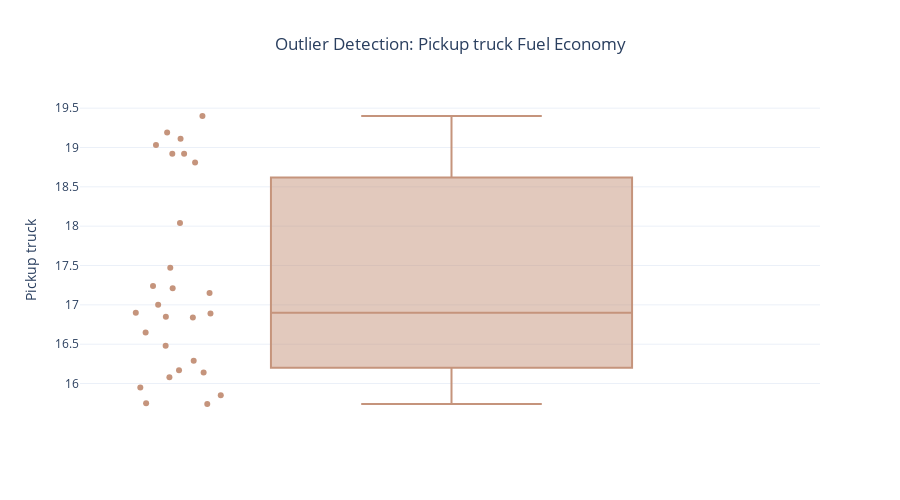

The code cell stored with this chart in its notebook:
### Code cell
''' Outlier Detection for Car Fuel Economy using Z-Score Method and Box Plot '''

# Use an existing column name from the DataFrame (e.g., "Car")
col_name = "Pickup truck"

# Compute Z-score for the selected column
fueleconomy["Z_fueleconomy"] = (
    (fueleconomy[col_name] - fueleconomy[col_name].mean())
    / fueleconomy[col_name].std()
)

# Flag potential outliers (|Z| > 3)
fueleconomy_outliers = fueleconomy[np.abs(fueleconomy["Z_fueleconomy"]) > 3]

print(f"Detected {len(fueleconomy_outliers)} potential outliers in '{col_name}' fueleconomy.")
display(fueleconomy_outliers[["Year", col_name, "Z_fueleconomy"]])

# visual outlier detection with box plot
figfe6 = px.box(
    fueleconomy,
    y=col_name,
    title=f"Outlier Detection: {col_name} Fuel Economy",
    points="all",
    color_discrete_sequence=[colors["fueleconomy"]]
)
figfe6.update_layout(template="plotly_white", title_x=0.5, height=500)
figfe6.show()

### Figure 1 — Plotly figure (JSON) as saved in the notebook; plotly's stock layout.template omitted (floating-point values rounded to 4 significant figures)
{"data": [{"alignmentgroup": "True", "boxpoints": "all", "hovertemplate": "Pickup truck=%{y}<extra></extra>", "legendgroup": "", "marker": {"color": "#C5947C"}, "name": "", "notched": false, "offsetgroup": "", "orientation": "v", "showlegend": false, "type": "box", "x0": " ", "xaxis": "x", "y": [16.89, 17.15, 16.84, 17.0, 16.29, 16.65, 15.95, 15.75, 16.08, 15.74, 15.85, 16.14, 16.17, 16.48, 16.9, 16.85, 17.24, 17.21, 17.47, 18.04, 18.81, 18.92, 18.92, 19.11, 19.03, 19.19, 19.4], "y0": " ", "yaxis": "y"}], "layout": {"boxmode": "group", "height": 500, "legend": {"tracegroupgap": 0}, "title": {"text": "Outlier Detection: Pickup truck Fuel Economy", "x": 0.5}, "xaxis": {"anchor": "y", "domain": [0, 1]}, "yaxis": {"anchor": "x", "domain": [0, 1], "title": {"text": "Pickup truck"}}}}
